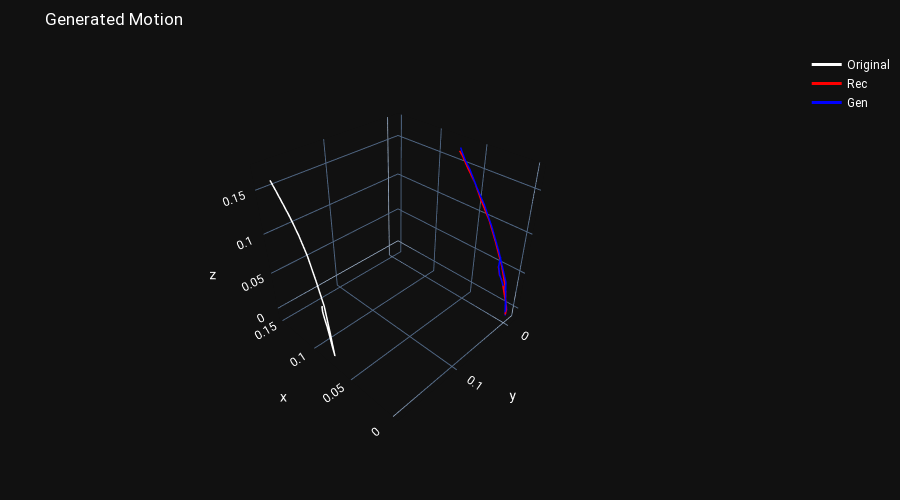

The cell this chart's notebook holds for it:
### Code cell
counter = 0
for d in model_config.train_iterator:
    if counter > 6:
        X = d["X"]
                
        x_samples = d[model_config.data_item]
        y_samples = d["Y"]
        
        x_rec,__, __ = model(x_samples, y_samples)
        
        z, __, __ = model.encoder(x_samples, y_samples)
        
        noise = torch.normal(mean=.1, std=.35, size = z.shape).to(model_config.device)
        z = z + noise
        x_gen = model.decoder(z , y_samples)
        
        

        centered_min_val= d["centered_min_val"][0]
        centered_max_val= d["centered_max_val"][0]
        center_points = torch.zeros_like(X[:, 0:1, :])        
        center_points[:, 0, :3] = X[:, 9, :3]

        x_rec_real_size = (x_rec*(centered_max_val - centered_min_val)+centered_min_val)#+center_points
        x_gen_real_size = (x_gen*(centered_max_val - centered_min_val)+centered_min_val)#+center_points    
        show_generated_motions([X, x_rec_real_size, x_gen_real_size], 3)
        
        print(x_gen_real_size.shape)
        np.save("some_test_motions_centered_gen", x_gen_real_size.detach().cpu().numpy())
        np.save("some_test_motions_centered_orig",  d["X_centered"].detach().cpu().numpy())
        break
    counter += 1

### Figure 1 — Plotly figure (JSON) as saved in the notebook; plotly's stock layout.template omitted (floating-point values rounded to 4 significant figures)
{"data": [{"line": {"color": "white", "width": 3}, "mode": "lines", "name": "Original", "type": "scatter3d", "x": [0.1499, 0.145, 0.1386, 0.1307, 0.1214, 0.111, 0.1002, 0.08996, 0.08191, 0.07663, 0.0764, 0.07892, 0.08159, 0.08429, 0.08649, 0.0881, 0.08931, 0.08987, 0.0904, 0.09071], "y": [0.1779, 0.177, 0.1764, 0.1758, 0.176, 0.1771, 0.1796, 0.1817, 0.1852, 0.187, 0.1871, 0.1872, 0.1866, 0.1861, 0.1859, 0.1857, 0.1853, 0.1848, 0.1844, 0.1837], "z": [0.1574, 0.1488, 0.1383, 0.1256, 0.1103, 0.09187, 0.07018, 0.04536, 0.01788, -0.009735, -0.009363, 0.003575, 0.0151, 0.0249, 0.03197, 0.03758, 0.04097, 0.04325, 0.04534, 0.0465]}, {"line": {"color": "red", "width": 3}, "mode": "lines", "name": "Rec", "type": "scatter3d", "x": [0.07189, 0.06885, 0.06244, 0.05493, 0.04626, 0.03469, 0.02394, 0.01292, 0.003474, -0.0005748, -0.0003612, 0.00184, 0.004178, 0.007139, 0.009573, 0.01215, 0.01347, 0.0144, 0.0152, 0.0153], "y": [-0.008201, -0.009842, -0.01154, -0.01213, -0.01156, -0.01016, -0.006955, -0.004815, -0.001657, -9.331e-05, -0.0007129, -0.001131, -0.0011, -0.001064, -0.001308, -0.0004294, -0.0006135, -0.001057, -0.002676, -0.003296], "z": [0.1642, 0.1581, 0.1453, 0.1338, 0.1171, 0.09891, 0.07923, 0.05438, 0.02784, -0.002213, 0.002996, 0.01378, 0.02283, 0.03366, 0.04003, 0.04582, 0.05148, 0.05398, 0.05354, 0.05396]}, {"line": {"color": "blue", "width": 3}, "mode": "lines", "name": "Gen", "type": "scatter3d", "x": [0.06801, 0.06652, 0.06342, 0.05852, 0.04954, 0.03907, 0.02746, 0.01522, 0.003685, -0.0004827, 1.78e-05, 0.002383, 0.004676, 0.007198, 0.009633, 0.01141, 0.01276, 0.01337, 0.01463, 0.01549], "y": [-0.002627, -0.004781, -0.005973, -0.007048, -0.006915, -0.005389, -0.002126, 0.0005226, 0.001421, -0.0001893, -0.002761, -0.00242, -0.002437, -0.001152, -0.0005714, 0.0006396, 0.0005192, 0.0008888, -0.001927, -0.005444], "z": [0.1709, 0.1642, 0.1568, 0.1485, 0.1321, 0.1172, 0.09837, 0.07354, 0.04212, -0.003754, 0.003075, 0.0157, 0.02529, 0.03438, 0.04069, 0.04682, 0.05249, 0.05598, 0.06001, 0.06452]}], "layout": {"coloraxis": {"showscale": false}, "font": {"color": "white", "family": "Roboto, monospace", "size": 12}, "height": 500, "margin": {"b": 50, "l": 5, "r": 5, "t": 50}, "scene": {"aspectratio": {"x": 1, "y": 1, "z": 1}, "camera": {"eye": {"x": -1.5, "y": 1.5, "z": 1.5}, "up": {"x": 0, "y": 0, "z": 1}}}, "showlegend": true, "title": {"text": "Generated Motion"}, "xaxis": {"fixedrange": true, "showgrid": false, "showticklabels": false, "zeroline": false, "zerolinecolor": "gray", "zerolinewidth": 1}, "yaxis": {"fixedrange": true, "scaleanchor": "x", "scaleratio": 1, "showgrid": false, "showticklabels": false, "zeroline": false, "zerolinecolor": "gray", "zerolinewidth": 1}}}
